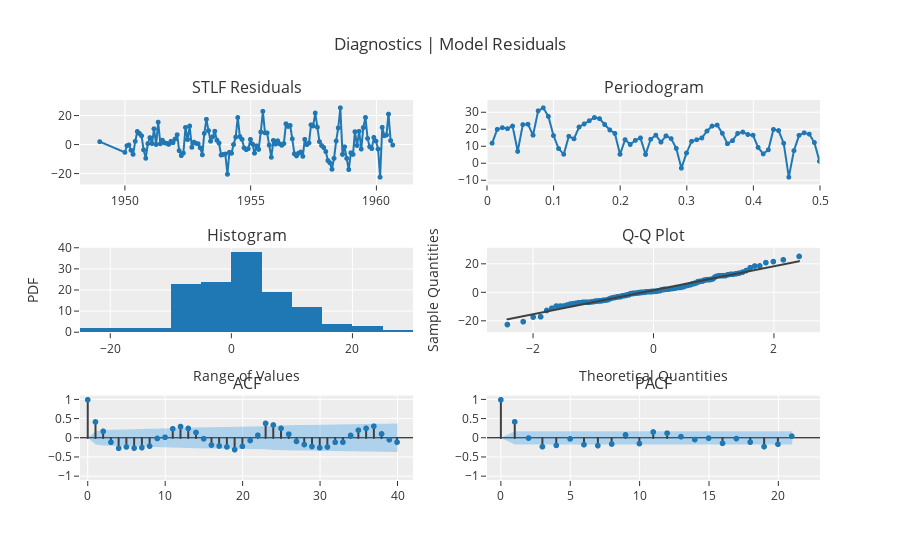

Source (notebook cell):
### Code cell
# functional API
plot_model(best, plot = 'diagnostics')

### Figure 1 — Plotly figure (JSON) as saved in the notebook; plotly's stock layout.template omitted (floating-point values rounded to 4 significant figures; data arrays with more than 128 entries replaced by an {"elided": "..."} marker saying what was removed)
{"data": [{"line": {"color": "rgb(31, 119, 180)", "width": 2}, "marker": {"color": "rgb(31, 119, 180)", "size": 5}, "mode": "lines+markers", "name": "STLF", "showlegend": false, "type": "scattergl", "x": {"elided": "130 str values"}, "xaxis": "x", "y": {"elided": "130 float values"}, "yaxis": "y"}, {"hoverinfo": "text", "hovertext": ["Freq: 0.0077<br>Ampl: 11.9628<br>Time period: 130.0", "Freq: 0.0154<br>Ampl: 20.1389<br>Time period: 65.0", "Freq: 0.0231<br>Ampl: 21.141<br>Time period: 43.3333", "Freq: 0.0308<br>Ampl: 20.5546<br>Time period: 32.5", "Freq: 0.0385<br>Ampl: 22.0798<br>Time period: 26.0", "Freq: 0.0462<br>Ampl: 7.1208<br>Time period: 21.6667", "Freq: 0.0538<br>Ampl: 22.9438<br>Time period: 18.5714", "Freq: 0.0615<br>Ampl: 23.1532<br>Time period: 16.25", "Freq: 0.0692<br>Ampl: 16.7184<br>Time period: 14.4444", "Freq: 0.0769<br>Ampl: 31.0896<br>Time period: 13.0", "Freq: 0.0846<br>Ampl: 32.8857<br>Time period: 11.8182", "Freq: 0.0923<br>Ampl: 27.7771<br>Time period: 10.8333", "Freq: 0.1<br>Ampl: 16.4372<br>Time period: 10.0", "Freq: 0.1077<br>Ampl: 8.7544<br>Time period: 9.2857", "Freq: 0.1154<br>Ampl: 5.4213<br>Time period: 8.6667", "Freq: 0.1231<br>Ampl: 16.053<br>Time period: 8.125", "Freq: 0.1308<br>Ampl: 14.54<br>Time period: 7.6471", "Freq: 0.1385<br>Ampl: 21.4927<br>Time period: 7.2222", "Freq: 0.1462<br>Ampl: 23.3493<br>Time period: 6.8421", "Freq: 0.1538<br>Ampl: 25.224<br>Time period: 6.5", "Freq: 0.1615<br>Ampl: 27.1393<br>Time period: 6.1905", "Freq: 0.1692<br>Ampl: 26.4632<br>Time period: 5.9091", "Freq: 0.1769<br>Ampl: 23.0073<br>Time period: 5.6522", "Freq: 0.1846<br>Ampl: 19.7998<br>Time period: 5.4167", "Freq: 0.1923<br>Ampl: 17.7278<br>Time period: 5.2", "Freq: 0.2<br>Ampl: 5.3825<br>Time period: 5.0", "Freq: 0.2077<br>Ampl: 14.0387<br>Time period: 4.8148", "Freq: 0.2154<br>Ampl: 11.1926<br>Time period: 4.6429", "Freq: 0.2231<br>Ampl: 13.6286<br>Time period: 4.4828", "Freq: 0.2308<br>Ampl: 15.0446<br>Time period: 4.3333", "Freq: 0.2385<br>Ampl: 5.2918<br>Time period: 4.1935", "Freq: 0.2462<br>Ampl: 14.2896<br>Time period: 4.0625", "Freq: 0.2538<br>Ampl: 16.6931<br>Time period: 3.9394", "Freq: 0.2615<br>Ampl: 12.6022<br>Time period: 3.8235", "Freq: 0.2692<br>Ampl: 16.2854<br>Time period: 3.7143", "Freq: 0.2769<br>Ampl: 14.6634<br>Time period: 3.6111", "Freq: 0.2846<br>Ampl: 8.8529<br>Time period: 3.5135", "Freq: 0.2923<br>Ampl: -2.8076<br>Time period: 3.4211", "Freq: 0.3<br>Ampl: 6.1363<br>Time period: 3.3333", "Freq: 0.3077<br>Ampl: 13.099<br>Time period: 3.25", "Freq: 0.3154<br>Ampl: 14.005<br>Time period: 3.1707", "Freq: 0.3231<br>Ampl: 15.0592<br>Time period: 3.0952", "Freq: 0.3308<br>Ampl: 19.1242<br>Time period: 3.0233", "Freq: 0.3385<br>Ampl: 22.0783<br>Time period: 2.9545", "Freq: 0.3462<br>Ampl: 22.646<br>Time period: 2.8889", "Freq: 0.3538<br>Ampl: 17.8174<br>Time period: 2.8261", "Freq: 0.3615<br>Ampl: 11.655<br>Time period: 2.766", "Freq: 0.3692<br>Ampl: 13.4564<br>Time period: 2.7083", "Freq: 0.3769<br>Ampl: 17.758<br>Time period: 2.6531", "Freq: 0.3846<br>Ampl: 18.5297<br>Time period: 2.6", "Freq: 0.3923<br>Ampl: 17.1061<br>Time period: 2.549", "Freq: 0.4<br>Ampl: 16.6971<br>Time period: 2.5", "Freq: 0.4077<br>Ampl: 9.4471<br>Time period: 2.4528", "Freq: 0.4154<br>Ampl: 5.6424<br>Time period: 2.4074", "Freq: 0.4231<br>Ampl: 8.0538<br>Time period: 2.3636", "Freq: 0.4308<br>Ampl: 20.0769<br>Time period: 2.3214", "Freq: 0.4385<br>Ampl: 19.4169<br>Time period: 2.2807", "Freq: 0.4462<br>Ampl: 11.9295<br>Time period: 2.2414", "Freq: 0.4538<br>Ampl: -8.1468<br>Time period: 2.2034", "Freq: 0.4615<br>Ampl: 7.5481<br>Time period: 2.1667", "Freq: 0.4692<br>Ampl: 16.5922<br>Time period: 2.1311", "Freq: 0.4769<br>Ampl: 18.0989<br>Time period: 2.0968", "Freq: 0.4846<br>Ampl: 17.3036<br>Time period: 2.0635", "Freq: 0.4923<br>Ampl: 12.3359<br>Time period: 2.0312", "Freq: 0.5<br>Ampl: 1.2461<br>Time period: 2.0"], "line": {"color": "#1f77b4", "width": 2}, "marker": {"size": 5}, "mode": "lines+markers", "name": "STLF", "showlegend": false, "type": "scattergl", "x": [0.007692, 0.01538, 0.02308, 0.03077, 0.03846, 0.04615, 0.05385, 0.06154, 0.06923, 0.07692, 0.08462, 0.09231, 0.1, 0.1077, 0.1154, 0.1231, 0.1308, 0.1385, 0.1462, 0.1538, 0.1615, 0.1692, 0.1769, 0.1846, 0.1923, 0.2, 0.2077, 0.2154, 0.2231, 0.2308, 0.2385, 0.2462, 0.2538, 0.2615, 0.2692, 0.2769, 0.2846, 0.2923, 0.3, 0.3077, 0.3154, 0.3231, 0.3308, 0.3385, 0.3462, 0.3538, 0.3615, 0.3692, 0.3769, 0.3846, 0.3923, 0.4, 0.4077, 0.4154, 0.4231, 0.4308, 0.4385, 0.4462, 0.4538, 0.4615, 0.4692, 0.4769, 0.4846, 0.4923, 0.5], "xaxis": "x2", "y": [11.96, 20.14, 21.14, 20.55, 22.08, 7.121, 22.94, 23.15, 16.72, 31.09, 32.89, 27.78, 16.44, 8.754, 5.421, 16.05, 14.54, 21.49, 23.35, 25.22, 27.14, 26.46, 23.01, 19.8, 17.73, 5.383, 14.04, 11.19, 13.63, 15.04, 5.292, 14.29, 16.69, 12.6, 16.29, 14.66, 8.853, -2.808, 6.136, 13.1, 14.0, 15.06, 19.12, 22.08, 22.65, 17.82, 11.66, 13.46, 17.76, 18.53, 17.11, 16.7, 9.447, 5.642, 8.054, 20.08, 19.42, 11.93, -8.147, 7.548, 16.59, 18.1, 17.3, 12.34, 1.246], "yaxis": "y2"}, {"alignmentgroup": "True", "bingroup": "x", "hovertemplate": "variable=STLF<br>value=%{x}<br>count=%{y}<extra></extra>", "legendgroup": "STLF", "marker": {"color": "#1f77b4", "pattern": {"shape": ""}}, "name": "STLF", "offsetgroup": "STLF", "orientation": "v", "showlegend": false, "type": "histogram", "x": {"elided": "130 float values"}, "xaxis": "x3", "yaxis": "y3"}, {"marker": {"color": "#1f77b4"}, "mode": "markers", "name": "STLF", "showlegend": false, "type": "scattergl", "x": {"elided": "130 float values"}, "xaxis": "x4", "y": {"elided": "130 float values"}, "yaxis": "y4"}, {"line": {"color": "#3f3f3f"}, "mode": "lines", "name": "STLF", "showlegend": false, "type": "scattergl", "x": {"elided": "130 float values"}, "xaxis": "x4", "y": {"elided": "130 float values"}, "yaxis": "y4"}, {"line": {"color": "#3f3f3f"}, "mode": "lines", "name": "ACF", "showlegend": false, "type": "scattergl", "x": [0, 0], "xaxis": "x5", "y": [0, 1], "yaxis": "y5"}, {"line": {"color": "#3f3f3f"}, "mode": "lines", "name": "ACF", "showlegend": false, "type": "scattergl", "x": [1, 1], "xaxis": "x5", "y": [0, 0.42], "yaxis": "y5"}, {"line": {"color": "#3f3f3f"}, "mode": "lines", "name": "ACF", "showlegend": false, "type": "scattergl", "x": [2, 2], "xaxis": "x5", "y": [0, 0.1743], "yaxis": "y5"}, {"line": {"color": "#3f3f3f"}, "mode": "lines", "name": "ACF", "showlegend": false, "type": "scattergl", "x": [3, 3], "xaxis": "x5", "y": [0, -0.1104], "yaxis": "y5"}, {"line": {"color": "#3f3f3f"}, "mode": "lines", "name": "ACF", "showlegend": false, "type": "scattergl", "x": [4, 4], "xaxis": "x5", "y": [0, -0.2696], "yaxis": "y5"}, {"line": {"color": "#3f3f3f"}, "mode": "lines", "name": "ACF", "showlegend": false, "type": "scattergl", "x": [5, 5], "xaxis": "x5", "y": [0, -0.2337], "yaxis": "y5"}, {"line": {"color": "#3f3f3f"}, "mode": "lines", "name": "ACF", "showlegend": false, "type": "scattergl", "x": [6, 6], "xaxis": "x5", "y": [0, -0.2648], "yaxis": "y5"}, {"line": {"color": "#3f3f3f"}, "mode": "lines", "name": "ACF", "showlegend": false, "type": "scattergl", "x": [7, 7], "xaxis": "x5", "y": [0, -0.2526], "yaxis": "y5"}, {"line": {"color": "#3f3f3f"}, "mode": "lines", "name": "ACF", "showlegend": false, "type": "scattergl", "x": [8, 8], "xaxis": "x5", "y": [0, -0.2132], "yaxis": "y5"}, {"line": {"color": "#3f3f3f"}, "mode": "lines", "name": "ACF", "showlegend": false, "type": "scattergl", "x": [9, 9], "xaxis": "x5", "y": [0, -0.01193], "yaxis": "y5"}, {"line": {"color": "#3f3f3f"}, "mode": "lines", "name": "ACF", "showlegend": false, "type": "scattergl", "x": [10, 10], "xaxis": "x5", "y": [0, 0.01921], "yaxis": "y5"}, {"line": {"color": "#3f3f3f"}, "mode": "lines", "name": "ACF", "showlegend": false, "type": "scattergl", "x": [11, 11], "xaxis": "x5", "y": [0, 0.241], "yaxis": "y5"}, {"line": {"color": "#3f3f3f"}, "mode": "lines", "name": "ACF", "showlegend": false, "type": "scattergl", "x": [12, 12], "xaxis": "x5", "y": [0, 0.2998], "yaxis": "y5"}, {"line": {"color": "#3f3f3f"}, "mode": "lines", "name": "ACF", "showlegend": false, "type": "scattergl", "x": [13, 13], "xaxis": "x5", "y": [0, 0.2509], "yaxis": "y5"}, {"line": {"color": "#3f3f3f"}, "mode": "lines", "name": "ACF", "showlegend": false, "type": "scattergl", "x": [14, 14], "xaxis": "x5", "y": [0, 0.1441], "yaxis": "y5"}, {"line": {"color": "#3f3f3f"}, "mode": "lines", "name": "ACF", "showlegend": false, "type": "scattergl", "x": [15, 15], "xaxis": "x5", "y": [0, -0.02025], "yaxis": "y5"}, {"line": {"color": "#3f3f3f"}, "mode": "lines", "name": "ACF", "showlegend": false, "type": "scattergl", "x": [16, 16], "xaxis": "x5", "y": [0, -0.1847], "yaxis": "y5"}, {"line": {"color": "#3f3f3f"}, "mode": "lines", "name": "ACF", "showlegend": false, "type": "scattergl", "x": [17, 17], "xaxis": "x5", "y": [0, -0.2091], "yaxis": "y5"}, {"line": {"color": "#3f3f3f"}, "mode": "lines", "name": "ACF", "showlegend": false, "type": "scattergl", "x": [18, 18], "xaxis": "x5", "y": [0, -0.233], "yaxis": "y5"}, {"line": {"color": "#3f3f3f"}, "mode": "lines", "name": "ACF", "showlegend": false, "type": "scattergl", "x": [19, 19], "xaxis": "x5", "y": [0, -0.305], "yaxis": "y5"}, {"line": {"color": "#3f3f3f"}, "mode": "lines", "name": "ACF", "showlegend": false, "type": "scattergl", "x": [20, 20], "xaxis": "x5", "y": [0, -0.2182], "yaxis": "y5"}, {"line": {"color": "#3f3f3f"}, "mode": "lines", "name": "ACF", "showlegend": false, "type": "scattergl", "x": [21, 21], "xaxis": "x5", "y": [0, -0.06555], "yaxis": "y5"}, {"line": {"color": "#3f3f3f"}, "mode": "lines", "name": "ACF", "showlegend": false, "type": "scattergl", "x": [22, 22], "xaxis": "x5", "y": [0, 0.07032], "yaxis": "y5"}, {"line": {"color": "#3f3f3f"}, "mode": "lines", "name": "ACF", "showlegend": false, "type": "scattergl", "x": [23, 23], "xaxis": "x5", "y": [0, 0.3827], "yaxis": "y5"}, {"line": {"color": "#3f3f3f"}, "mode": "lines", "name": "ACF", "showlegend": false, "type": "scattergl", "x": [24, 24], "xaxis": "x5", "y": [0, 0.3405], "yaxis": "y5"}, {"line": {"color": "#3f3f3f"}, "mode": "lines", "name": "ACF", "showlegend": false, "type": "scattergl", "x": [25, 25], "xaxis": "x5", "y": [0, 0.2524], "yaxis": "y5"}, {"line": {"color": "#3f3f3f"}, "mode": "lines", "name": "ACF", "showlegend": false, "type": "scattergl", "x": [26, 26], "xaxis": "x5", "y": [0, 0.1002], "yaxis": "y5"}, {"line": {"color": "#3f3f3f"}, "mode": "lines", "name": "ACF", "showlegend": false, "type": "scattergl", "x": [27, 27], "xaxis": "x5", "y": [0, -0.09038], "yaxis": "y5"}, {"line": {"color": "#3f3f3f"}, "mode": "lines", "name": "ACF", "showlegend": false, "type": "scattergl", "x": [28, 28], "xaxis": "x5", "y": [0, -0.1718], "yaxis": "y5"}, {"line": {"color": "#3f3f3f"}, "mode": "lines", "name": "ACF", "showlegend": false, "type": "scattergl", "x": [29, 29], "xaxis": "x5", "y": [0, -0.2225], "yaxis": "y5"}, {"line": {"color": "#3f3f3f"}, "mode": "lines", "name": "ACF", "showlegend": false, "type": "scattergl", "x": [30, 30], "xaxis": "x5", "y": [0, -0.2553], "yaxis": "y5"}, {"line": {"color": "#3f3f3f"}, "mode": "lines", "name": "ACF", "showlegend": false, "type": "scattergl", "x": [31, 31], "xaxis": "x5", "y": [0, -0.2359], "yaxis": "y5"}, {"line": {"color": "#3f3f3f"}, "mode": "lines", "name": "ACF", "showlegend": false, "type": "scattergl", "x": [32, 32], "xaxis": "x5", "y": [0, -0.1118], "yaxis": "y5"}, {"line": {"color": "#3f3f3f"}, "mode": "lines", "name": "ACF", "showlegend": false, "type": "scattergl", "x": [33, 33], "xaxis": "x5", "y": [0, -0.1098], "yaxis": "y5"}, {"line": {"color": "#3f3f3f"}, "mode": "lines", "name": "ACF", "showlegend": false, "type": "scattergl", "x": [34, 34], "xaxis": "x5", "y": [0, 0.06675], "yaxis": "y5"}, {"line": {"color": "#3f3f3f"}, "mode": "lines", "name": "ACF", "showlegend": false, "type": "scattergl", "x": [35, 35], "xaxis": "x5", "y": [0, 0.2039], "yaxis": "y5"}, {"line": {"color": "#3f3f3f"}, "mode": "lines", "name": "ACF", "showlegend": false, "type": "scattergl", "x": [36, 36], "xaxis": "x5", "y": [0, 0.2522], "yaxis": "y5"}, {"line": {"color": "#3f3f3f"}, "mode": "lines", "name": "ACF", "showlegend": false, "type": "scattergl", "x": [37, 37], "xaxis": "x5", "y": [0, 0.3084], "yaxis": "y5"}, {"line": {"color": "#3f3f3f"}, "mode": "lines", "name": "ACF", "showlegend": false, "type": "scattergl", "x": [38, 38], "xaxis": "x5", "y": [0, 0.1071], "yaxis": "y5"}, {"line": {"color": "#3f3f3f"}, "mode": "lines", "name": "ACF", "showlegend": false, "type": "scattergl", "x": [39, 39], "xaxis": "x5", "y": [0, -0.04474], "yaxis": "y5"}, {"line": {"color": "#3f3f3f"}, "mode": "lines", "name": "ACF", "showlegend": false, "type": "scattergl", "x": [40, 40], "xaxis": "x5", "y": [0, -0.1098], "yaxis": "y5"}, {"marker": {"color": "#1f77b4", "size": 6}, "mode": "markers", "name": "ACF", "showlegend": false, "type": "scattergl", "x": [0, 1, 2, 3, 4, 5, 6, 7, 8, 9, 10, 11, 12, 13, 14, 15, 16, 17, 18, 19, 20, 21, 22, 23, 24, 25, 26, 27, 28, 29, 30, 31, 32, 33, 34, 35, 36, 37, 38, 39, 40], "xaxis": "x5", "y": [1, 0.42, 0.1743, -0.1104, -0.2696, -0.2337, -0.2648, -0.2526, -0.2132, -0.01193, 0.01921, 0.241, 0.2998, 0.2509, 0.1441, -0.02025, -0.1847, -0.2091, -0.233, -0.305, -0.2182, -0.06555, 0.07032, 0.3827, 0.3405, 0.2524, 0.1002, -0.09038, -0.1718, -0.2225, -0.2553, -0.2359, -0.1118, -0.1098, 0.06675, 0.2039, 0.2522, 0.3084, 0.1071, -0.04474, -0.1098], "yaxis": "y5"}, {"line": {"color": "rgba(255,255,255,0)"}, "mode": "lines", "name": "UC", "showlegend": false, "type": "scatter", "x": [0, 1, 2, 3, 4, 5, 6, 7, 8, 9, 10, 11, 12, 13, 14, 15, 16, 17, 18, 19, 20, 21, 22, 23, 24, 25, 26, 27, 28, 29, 30, 31, 32, 33, 34, 35, 36, 37, 38, 39, 40], "xaxis": "x5", "y": [0, 0.1719, 0.1999, 0.2044, 0.2061, 0.2163, 0.2236, 0.2327, 0.2407, 0.2462, 0.2462, 0.2463, 0.2531, 0.2634, 0.2704, 0.2726, 0.2727, 0.2764, 0.281, 0.2867, 0.2961, 0.3008, 0.3012, 0.3017, 0.3157, 0.3264, 0.3321, 0.333, 0.3337, 0.3363, 0.3406, 0.3463, 0.351, 0.352, 0.353, 0.3534, 0.3569, 0.3621, 0.3698, 0.3707, 0.3708], "yaxis": "y5"}, {"fill": "tonexty", "fillcolor": "rgba(32, 146, 230,0.3)", "line": {"color": "rgba(255,255,255,0)"}, "mode": "lines", "name": "LC", "showlegend": false, "type": "scatter", "x": [0, 1, 2, 3, 4, 5, 6, 7, 8, 9, 10, 11, 12, 13, 14, 15, 16, 17, 18, 19, 20, 21, 22, 23, 24, 25, 26, 27, 28, 29, 30, 31, 32, 33, 34, 35, 36, 37, 38, 39, 40], "xaxis": "x5", "y": [0, -0.1719, -0.1999, -0.2044, -0.2061, -0.2163, -0.2236, -0.2327, -0.2407, -0.2462, -0.2462, -0.2463, -0.2531, -0.2634, -0.2704, -0.2726, -0.2727, -0.2764, -0.281, -0.2867, -0.2961, -0.3008, -0.3012, -0.3017, -0.3157, -0.3264, -0.3321, -0.333, -0.3337, -0.3363, -0.3406, -0.3463, -0.351, -0.352, -0.353, -0.3534, -0.3569, -0.3621, -0.3698, -0.3707, -0.3708], "yaxis": "y5"}, {"line": {"color": "#3f3f3f"}, "mode": "lines", "name": "PACF", "showlegend": false, "type": "scattergl", "x": [0, 0], "xaxis": "x6", "y": [0, 1], "yaxis": "y6"}, {"line": {"color": "#3f3f3f"}, "mode": "lines", "name": "PACF", "showlegend": false, "type": "scattergl", "x": [1, 1], "xaxis": "x6", "y": [0, 0.4233], "yaxis": "y6"}, {"line": {"color": "#3f3f3f"}, "mode": "lines", "name": "PACF", "showlegend": false, "type": "scattergl", "x": [2, 2], "xaxis": "x6", "y": [0, -0.002625], "yaxis": "y6"}, {"line": {"color": "#3f3f3f"}, "mode": "lines", "name": "PACF", "showlegend": false, "type": "scattergl", "x": [3, 3], "xaxis": "x6", "y": [0, -0.2279], "yaxis": "y6"}, {"line": {"color": "#3f3f3f"}, "mode": "lines", "name": "PACF", "showlegend": false, "type": "scattergl", "x": [4, 4], "xaxis": "x6", "y": [0, -0.1933], "yaxis": "y6"}, {"line": {"color": "#3f3f3f"}, "mode": "lines", "name": "PACF", "showlegend": false, "type": "scattergl", "x": [5, 5], "xaxis": "x6", "y": [0, -0.02279], "yaxis": "y6"}, {"line": {"color": "#3f3f3f"}, "mode": "lines", "name": "PACF", "showlegend": false, "type": "scattergl", "x": [6, 6], "xaxis": "x6", "y": [0, -0.1735], "yaxis": "y6"}, {"line": {"color": "#3f3f3f"}, "mode": "lines", "name": "PACF", "showlegend": false, "type": "scattergl", "x": [7, 7], "xaxis": "x6", "y": [0, -0.1994], "yaxis": "y6"}, {"line": {"color": "#3f3f3f"}, "mode": "lines", "name": "PACF", "showlegend": false, "type": "scattergl", "x": [8, 8], "xaxis": "x6", "y": [0, -0.1569], "yaxis": "y6"}, {"line": {"color": "#3f3f3f"}, "mode": "lines", "name": "PACF", "showlegend": false, "type": "scattergl", "x": [9, 9], "xaxis": "x6", "y": [0, 0.08181], "yaxis": "y6"}, {"line": {"color": "#3f3f3f"}, "mode": "lines", "name": "PACF", "showlegend": false, "type": "scattergl", "x": [10, 10], "xaxis": "x6", "y": [0, -0.1464], "yaxis": "y6"}, {"line": {"color": "#3f3f3f"}, "mode": "lines", "name": "PACF", "showlegend": false, "type": "scattergl", "x": [11, 11], "xaxis": "x6", "y": [0, 0.1575], "yaxis": "y6"}, {"line": {"color": "#3f3f3f"}, "mode": "lines", "name": "PACF", "showlegend": false, "type": "scattergl", "x": [12, 12], "xaxis": "x6", "y": [0, 0.127], "yaxis": "y6"}, {"line": {"color": "#3f3f3f"}, "mode": "lines", "name": "PACF", "showlegend": false, "type": "scattergl", "x": [13, 13], "xaxis": "x6", "y": [0, 0.03533], "yaxis": "y6"}, {"line": {"color": "#3f3f3f"}, "mode": "lines", "name": "PACF", "showlegend": false, "type": "scattergl", "x": [14, 14], "xaxis": "x6", "y": [0, -0.04122], "yaxis": "y6"}, {"line": {"color": "#3f3f3f"}, "mode": "lines", "name": "PACF", "showlegend": false, "type": "scattergl", "x": [15, 15], "xaxis": "x6", "y": [0, -0.003785], "yaxis": "y6"}, {"line": {"color": "#3f3f3f"}, "mode": "lines", "name": "PACF", "showlegend": false, "type": "scattergl", "x": [16, 16], "xaxis": "x6", "y": [0, -0.1394], "yaxis": "y6"}, {"line": {"color": "#3f3f3f"}, "mode": "lines", "name": "PACF", "showlegend": false, "type": "scattergl", "x": [17, 17], "xaxis": "x6", "y": [0, -0.01574], "yaxis": "y6"}, {"line": {"color": "#3f3f3f"}, "mode": "lines", "name": "PACF", "showlegend": false, "type": "scattergl", "x": [18, 18], "xaxis": "x6", "y": [0, -0.1079], "yaxis": "y6"}, {"line": {"color": "#3f3f3f"}, "mode": "lines", "name": "PACF", "showlegend": false, "type": "scattergl", "x": [19, 19], "xaxis": "x6", "y": [0, -0.2257], "yaxis": "y6"}, {"line": {"color": "#3f3f3f"}, "mode": "lines", "name": "PACF", "showlegend": false, "type": "scattergl", "x": [20, 20], "xaxis": "x6", "y": [0, -0.1628], "yaxis": "y6"}, {"line": {"color": "#3f3f3f"}, "mode": "lines", "name": "PACF", "showlegend": false, "type": "scattergl", "x": [21, 21], "xaxis": "x6", "y": [0, 0.04753], "yaxis": "y6"}, {"marker": {"color": "#1f77b4", "size": 6}, "mode": "markers", "name": "PACF", "showlegend": false, "type": "scattergl", "x": [0, 1, 2, 3, 4, 5, 6, 7, 8, 9, 10, 11, 12, 13, 14, 15, 16, 17, 18, 19, 20, 21], "xaxis": "x6", "y": [1, 0.4233, -0.002625, -0.2279, -0.1933, -0.02279, -0.1735, -0.1994, -0.1569, 0.08181, -0.1464, 0.1575, 0.127, 0.03533, -0.04122, -0.003785, -0.1394, -0.01574, -0.1079, -0.2257, -0.1628, 0.04753], "yaxis": "y6"}, {"line": {"color": "rgba(255,255,255,0)"}, "mode": "lines", "name": "UC", "showlegend": false, "type": "scatter", "x": [0, 1, 2, 3, 4, 5, 6, 7, 8, 9, 10, 11, 12, 13, 14, 15, 16, 17, 18, 19, 20, 21], "xaxis": "x6", "y": [0, 0.1719, 0.1719, 0.1719, 0.1719, 0.1719, 0.1719, 0.1719, 0.1719, 0.1719, 0.1719, 0.1719, 0.1719, 0.1719, 0.1719, 0.1719, 0.1719, 0.1719, 0.1719, 0.1719, 0.1719, 0.1719], "yaxis": "y6"}, {"fill": "tonexty", "fillcolor": "rgba(32, 146, 230,0.3)", "line": {"color": "rgba(255,255,255,0)"}, "mode": "lines", "name": "LC", "showlegend": false, "type": "scatter", "x": [0, 1, 2, 3, 4, 5, 6, 7, 8, 9, 10, 11, 12, 13, 14, 15, 16, 17, 18, 19, 20, 21], "xaxis": "x6", "y": [0, -0.1719, -0.1719, -0.1719, -0.1719, -0.1719, -0.1719, -0.1719, -0.1719, -0.1719, -0.1719, -0.1719, -0.1719, -0.1719, -0.1719, -0.1719, -0.1719, -0.1719, -0.1719, -0.1719, -0.1719, -0.1719], "yaxis": "y6"}], "layout": {"annotations": [{"font": {"size": 16}, "showarrow": false, "text": "STLF Residuals", "x": 0.225, "xanchor": "center", "xref": "paper", "y": 1, "yanchor": "bottom", "yref": "paper"}, {"font": {"size": 16}, "showarrow": false, "text": "Periodogram", "x": 0.775, "xanchor": "center", "xref": "paper", "y": 1, "yanchor": "bottom", "yref": "paper"}, {"font": {"size": 16}, "showarrow": false, "text": "Histogram", "x": 0.225, "xanchor": "center", "xref": "paper", "y": 0.6111, "yanchor": "bottom", "yref": "paper"}, {"font": {"size": 16}, "showarrow": false, "text": "Q-Q Plot", "x": 0.775, "xanchor": "center", "xref": "paper", "y": 0.6111, "yanchor": "bottom", "yref": "paper"}, {"font": {"size": 16}, "showarrow": false, "text": "ACF", "x": 0.225, "xanchor": "center", "xref": "paper", "y": 0.2222, "yanchor": "bottom", "yref": "paper"}, {"font": {"size": 16}, "showarrow": false, "text": "PACF", "x": 0.775, "xanchor": "center", "xref": "paper", "y": 0.2222, "yanchor": "bottom", "yref": "paper"}], "showlegend": false, "title": {"text": "Diagnostics | Model Residuals"}, "xaxis": {"anchor": "y", "domain": [0, 0.45]}, "xaxis2": {"anchor": "y2", "domain": [0.55, 1], "range": [0, 0.5]}, "xaxis3": {"anchor": "y3", "domain": [0, 0.45], "title": {"text": "Range of Values"}}, "xaxis4": {"anchor": "y4", "domain": [0.55, 1], "title": {"text": "Theoretical Quantities"}}, "xaxis5": {"anchor": "y5", "domain": [0, 0.45], "range": [-1, 42]}, "xaxis6": {"anchor": "y6", "domain": [0.55, 1], "range": [-1, 23]}, "yaxis": {"anchor": "x", "domain": [0.7778, 1]}, "yaxis2": {"anchor": "x2", "domain": [0.7778, 1]}, "yaxis3": {"anchor": "x3", "domain": [0.3889, 0.6111], "title": {"text": "PDF"}}, "yaxis4": {"anchor": "x4", "domain": [0.3889, 0.6111], "title": {"text": "Sample Quantities"}}, "yaxis5": {"anchor": "x5", "domain": [0, 0.2222], "range": [-1.1, 1.1], "zerolinecolor": "#000000"}, "yaxis6": {"anchor": "x6", "domain": [0, 0.2222], "range": [-1.1, 1.1], "zerolinecolor": "#000000"}}}
